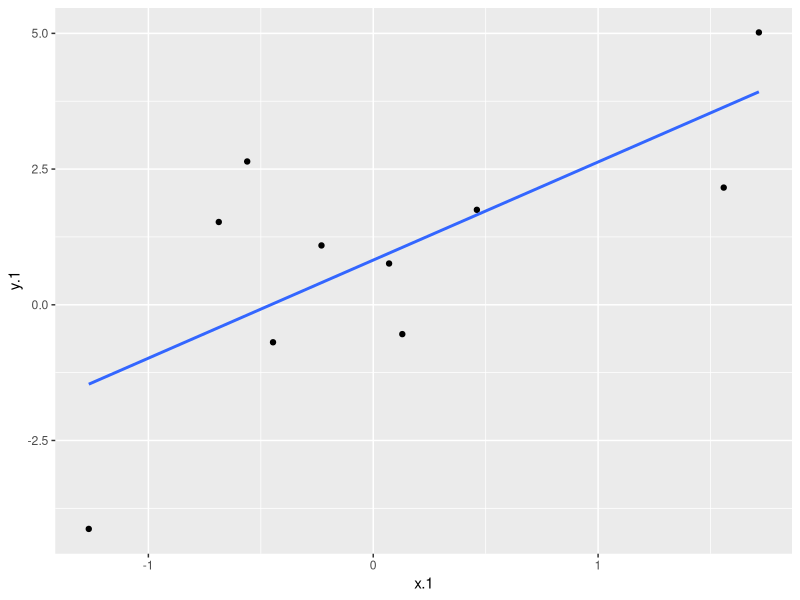
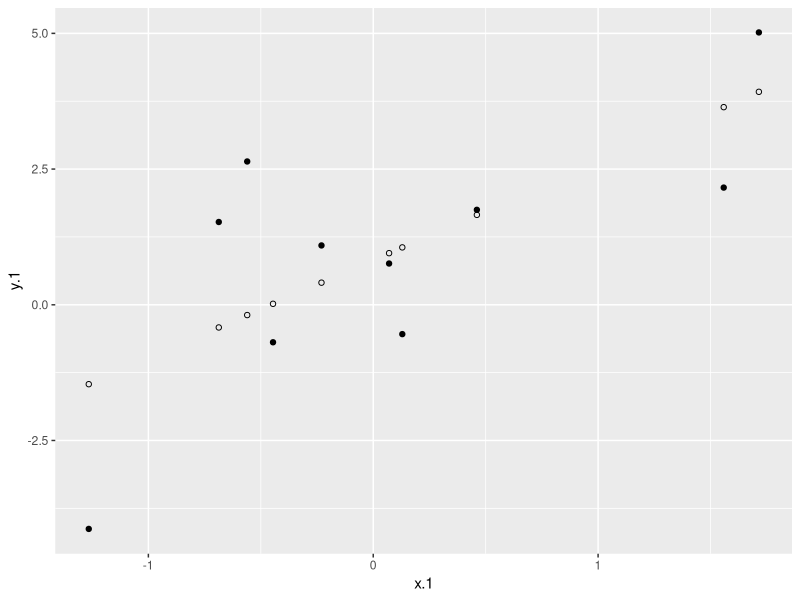
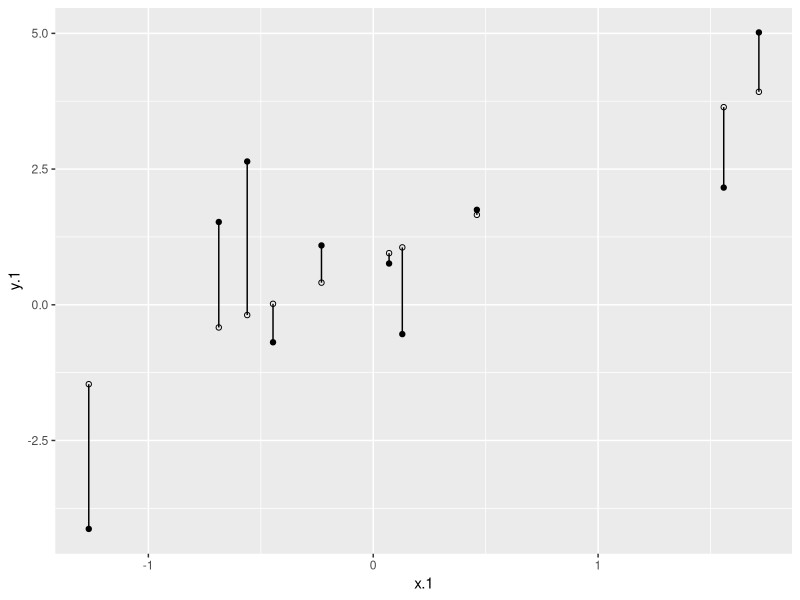
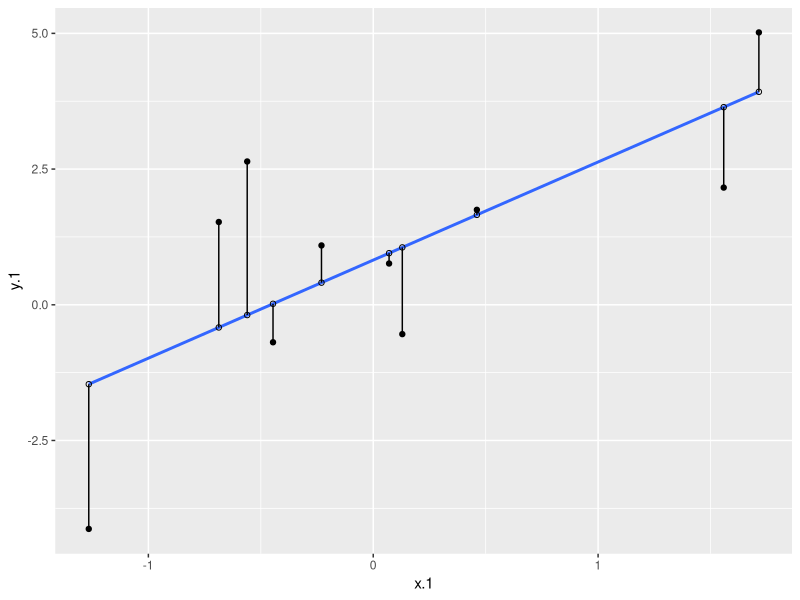

Recreate these plots in R, in order. (Note: this script raises an error after producing the figures.)
## ---- chunk 1
library(psych)
library(ggplot2)
library(broom)
set.seed(123)
x.1 <- rnorm(10, 0, 1)
e.1 <- rnorm(10, 0, 2)
y.1 <- .5 + .55 * x.1 + e.1
d.1 <- data.frame(x.1,y.1)
m.1 <- lm(y.1 ~ x.1, data = d.1)
d1.f<- augment(m.1)
## ---- chunk 2
library(broom)
library(dplyr)

ggplot(d1.f , aes(x=x.1, y=y.1)) +
    geom_point() +
  geom_smooth(method = lm, se = FALSE)


## ---- chunk 3
ggplot(d1.f , aes(x=x.1, y=y.1)) +
    geom_point() +
  geom_point(aes(y = .fitted), shape = 1) 
## ---- chunk 4
ggplot(d1.f , aes(x=x.1, y=y.1)) +
    geom_point() +
  geom_point(aes(y = .fitted), shape = 1) +
  geom_segment(aes( xend = x.1, yend = .fitted))
## ---- chunk 5
ggplot(d1.f , aes(x=x.1, y=y.1)) +
    geom_point() +
  geom_smooth(method = lm, se = FALSE) +
  geom_point(aes(y = .fitted), shape = 1) +
  geom_segment(aes( xend = x.1, yend = .fitted))
## ---- chunk 6
library(psych)
galton.data <- galton
fit.1 <- lm(parent ~ child, data = galton.data)
summary(fit.1)
## ---- chunk 7
ggplot(galton.data, aes(x=child, y=parent)) +
    geom_point() +    
    geom_smooth(method=lm,   # Add linear regression line
                se=FALSE)
## ---- chunk 8
anova(fit.1)
## ---- chunk 9
library(broom)
galton.data.1 <- augment(fit.1, galton.data)
head(galton.data.1)
## ---- chunk 10
psych::describe(galton.data.1$.fitted)      
## ---- chunk 11
psych::describe(galton.data.1$parent)
## ---- chunk 12
library(gridExtra)

gg1 <- galton.data.1 %>% 
  ggplot +
  geom_density(aes(x = .fitted)) +
  xlim(64,74)
gg2 <- galton.data.1 %>% 
  ggplot +
  geom_density(aes(x = parent)) +
  xlim(64,74)

grid.arrange(gg1,gg2)

## ---- chunk 13
psych::describe(galton.data.1$.resid)
psych::describe(galton.data.1$parent)
## ---- chunk 14

gg3 <- galton.data.1 %>% 
  ggplot +
  geom_density(aes(x = .resid)) +
  xlim(-5,5)
gg4 <- galton.data.1 %>% 
  ggplot +
  geom_density(aes(x = parent)) +
  xlim(64,74)

grid.arrange(gg3,gg4)
## ---- chunk 15
ggplot(galton.data.1, aes(x=.resid, y=child)) +
    geom_point() +    
    geom_smooth(method=lm)
## ---- chunk 16
ggplot(galton.data.1, aes(x=.resid, y=.fitted)) +
    geom_point() +    
    geom_smooth(method=lm)
## ---- chunk 17
ggplot(galton.data.1, aes(x=.fitted, y=child)) +
    geom_point() +    
    geom_smooth(method=lm)
## ---- chunk 18

summary(fit.1)$r.squared
## ---- chunk 19
cor.test(galton.data$parent, galton.data$child)
## ---- chunk 20

anova(fit.1)

## ---- chunk 21
summary(fit.1)
## ---- chunk 22
summary(fit.1)$sigma 
psych::describe(galton.data.1$.resid)
## ---- chunk 23
summary(fit.1)$sigma 
psych::describe(galton.data$parent)
## ---- chunk 24
x.1 <- rnorm(1000, 0, 1)
e.1 <- rnorm(1000, 0, 1)
y.1 <- .5 + .55 * x.1 + e.1
d.1 <- data.frame(x.1,y.1)
m.1 <- lm(y.1 ~ x.1, data = d.1)
## ---- chunk 25
summary(m.1)

## ---- chunk 26
library(ggplot2)
ggplot(d.1, aes(x = x.1,y =  y.1)) +
    geom_point() +    
    geom_smooth(method = lm) +
   scale_x_continuous(limits = c(-3, 3))  +
  scale_y_continuous(limits = c(-6, 6))
## ---- chunk 27
x.2 <- rnorm(1000, 0, 1)
e.2 <- rnorm(1000, 0, 2)
y.2 <- .5 + .55 * x.2 + e.2
d.2 <- data.frame(x.2,y.2)
m.2 <- lm(y.2 ~ x.2, data = d.2)
## ---- chunk 28
summary(m.2)

## ---- chunk 29
ggplot(d.1, aes(x=x.2, y=y.2)) +
    geom_point() +    
    geom_smooth(method=lm) +
  scale_x_continuous(limits = c(-3, 3))  +
  scale_y_continuous(limits = c(-6, 6))
## ---- chunk 30
fit.1 <- lm(parent ~ child, data = galton.data)
fit.0 <- lm(parent ~ 1, data = galton)
## ---- chunk 31
summary(fit.0)
## ---- chunk 32
summary(fit.1)
## ---- chunk 33
anova(fit.0)
## ---- chunk 34
anova(fit.1)
## ---- chunk 35
anova(fit.1, fit.0)
## ---- chunk 36
ggplot(galton.data, aes(x=child, y=parent)) +
    geom_smooth(method=lm,   # Add linear regression line
                se=TRUE) +     # Don't add shaded confidence region
    labs(x = "child height", y = "parent height")
## ---- chunk 37
ggplot(galton.data, aes(x=child, y=parent)) +
      geom_point() +   
  geom_smooth(method=lm,   # Add linear regression line
                se=TRUE) 
## ---- chunk 38
temp_var <- predict(fit.1, interval="prediction")
new_df <- cbind(galton.data, temp_var)
pred <- ggplot(new_df, aes(x=child, y=parent))+
       geom_point() +   
  geom_smooth(method=lm,se=TRUE) +
 geom_ribbon(aes(ymin = lwr, ymax = upr), 
               fill = "blue", alpha = 0.1)
## ---- chunk 39
pred
